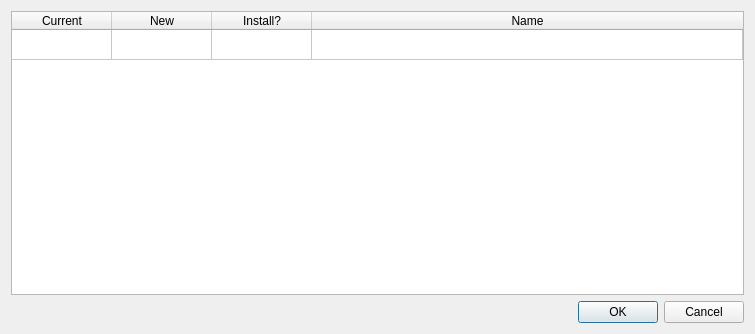
<?xml version="1.0" encoding="UTF-8"?>
<ui version="4.0">
 <class>dialog_update_list</class>
 <widget class="QDialog" name="dialog_update_list">
  <property name="geometry">
   <rect>
    <x>0</x>
    <y>0</y>
    <width>755</width>
    <height>334</height>
   </rect>
  </property>
  <property name="sizePolicy">
   <sizepolicy hsizetype="Preferred" vsizetype="Preferred">
    <horstretch>1</horstretch>
    <verstretch>1</verstretch>
   </sizepolicy>
  </property>
  <property name="windowTitle">
   <string>V3D Updater</string>
  </property>
  <layout class="QVBoxLayout" name="verticalLayout">
   <item>
    <widget class="QTableWidget" name="tableWidget">
     <attribute name="horizontalHeaderShowSortIndicator" stdset="0">
      <bool>true</bool>
     </attribute>
     <attribute name="horizontalHeaderStretchLastSection">
      <bool>true</bool>
     </attribute>
     <attribute name="verticalHeaderVisible">
      <bool>false</bool>
     </attribute>
     <row>
      <property name="text">
       <string notr="true"/>
      </property>
     </row>
     <column>
      <property name="text">
       <string>Current</string>
      </property>
     </column>
     <column>
      <property name="text">
       <string>New</string>
      </property>
     </column>
     <column>
      <property name="text">
       <string>Install?</string>
      </property>
     </column>
     <column>
      <property name="text">
       <string>Name</string>
      </property>
     </column>
    </widget>
   </item>
   <item>
    <widget class="QDialogButtonBox" name="buttonBox">
     <property name="sizePolicy">
      <sizepolicy hsizetype="Expanding" vsizetype="Fixed">
       <horstretch>1</horstretch>
       <verstretch>0</verstretch>
      </sizepolicy>
     </property>
     <property name="orientation">
      <enum>Qt::Horizontal</enum>
     </property>
     <property name="standardButtons">
      <set>QDialogButtonBox::Cancel|QDialogButtonBox::Ok</set>
     </property>
    </widget>
   </item>
  </layout>
 </widget>
 <resources/>
 <connections>
  <connection>
   <sender>buttonBox</sender>
   <signal>accepted()</signal>
   <receiver>dialog_update_list</receiver>
   <slot>accept()</slot>
   <hints>
    <hint type="sourcelabel">
     <x>248</x>
     <y>254</y>
    </hint>
    <hint type="destinationlabel">
     <x>157</x>
     <y>274</y>
    </hint>
   </hints>
  </connection>
  <connection>
   <sender>buttonBox</sender>
   <signal>rejected()</signal>
   <receiver>dialog_update_list</receiver>
   <slot>reject()</slot>
   <hints>
    <hint type="sourcelabel">
     <x>316</x>
     <y>260</y>
    </hint>
    <hint type="destinationlabel">
     <x>286</x>
     <y>274</y>
    </hint>
   </hints>
  </connection>
 </connections>
</ui>
